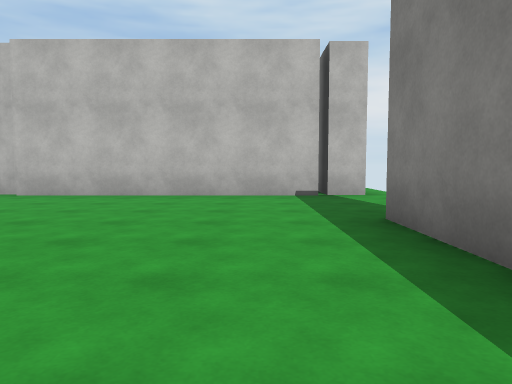
view 1 (above)

24 first-person views from a walk through a scene from a Unity 3-D project. The camera is 1.2 m above the floor, tilts 4° down and sees 70° across. Doors are open. The floor is counted in squares, 2 m on a side. Each view is taken from the middle of a square. On the plan, view 1 faces up. The plan holds only what a view shows up to about 10 squares ahead; the rest is blank. The place goes on beyond the plan. The player character is not drawn. Surface patterns are stand-ins for the level's own textures.

view 2
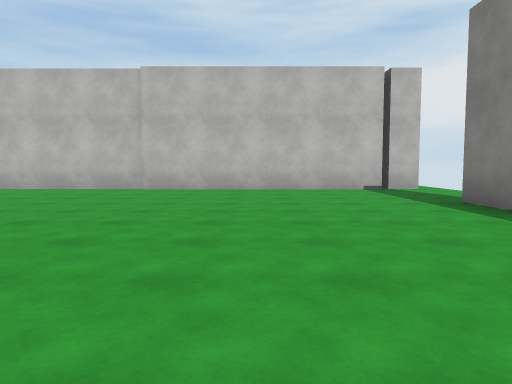

view 3
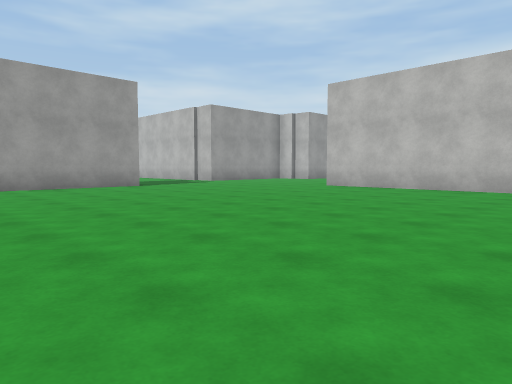

view 4
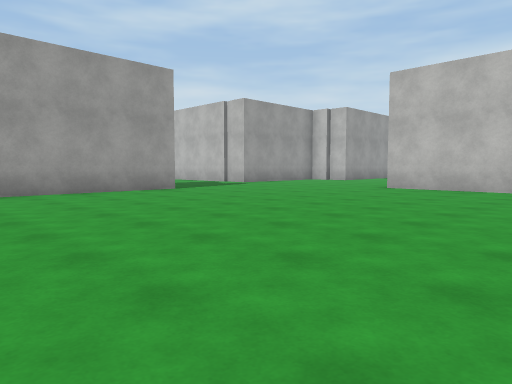

view 5
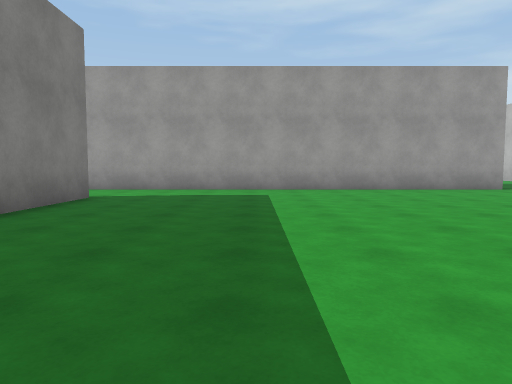

view 6
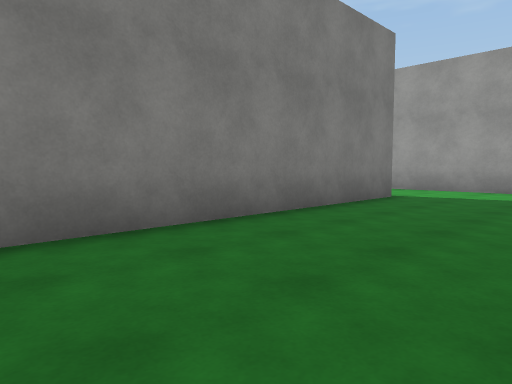

view 7
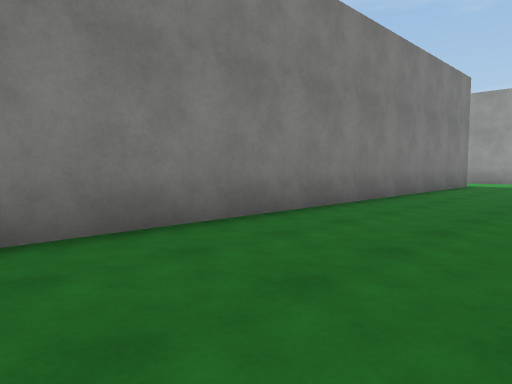

view 8
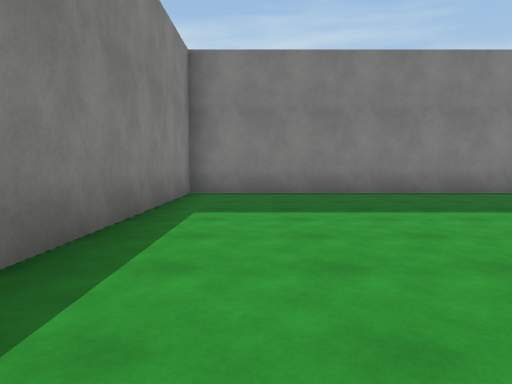

view 9
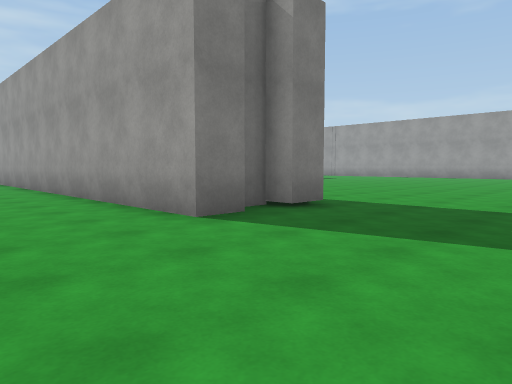

view 10
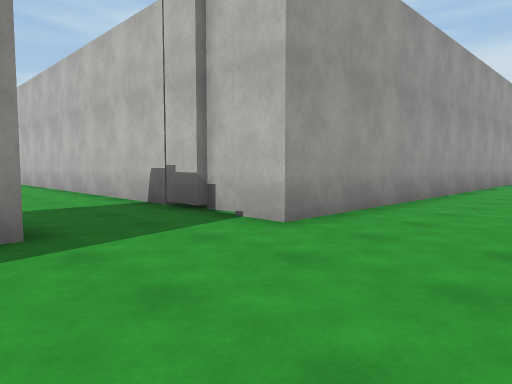

view 11
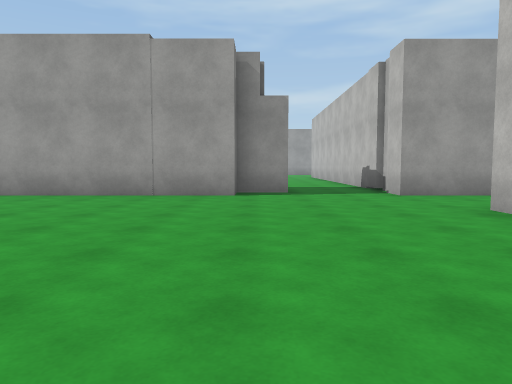

view 12
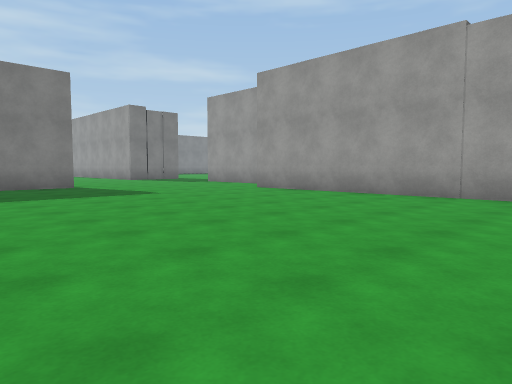

view 13
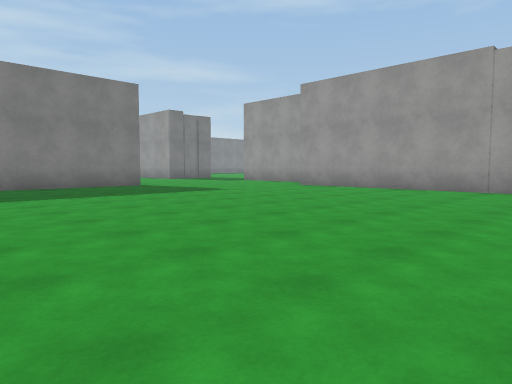

view 14
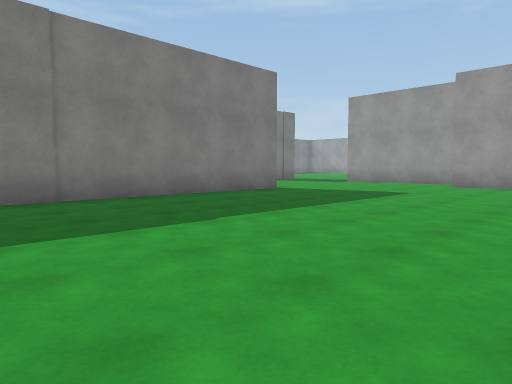

view 15
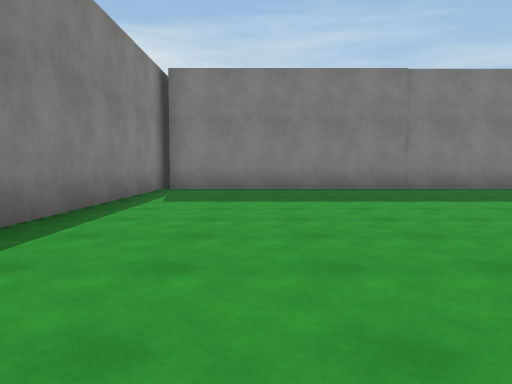

view 16
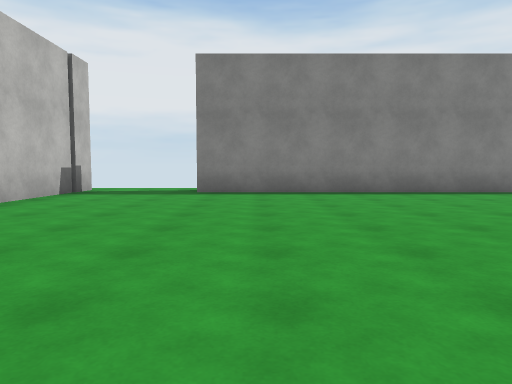

view 17
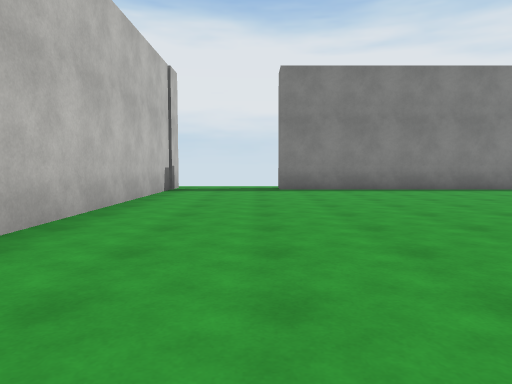

view 18
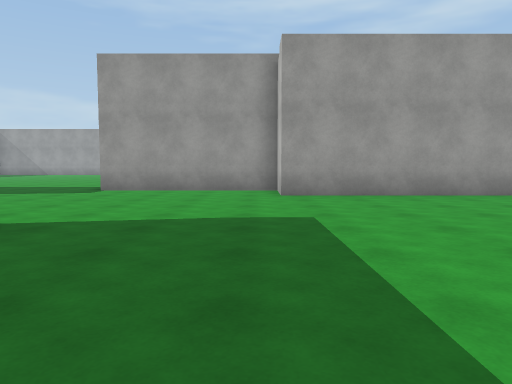

view 19
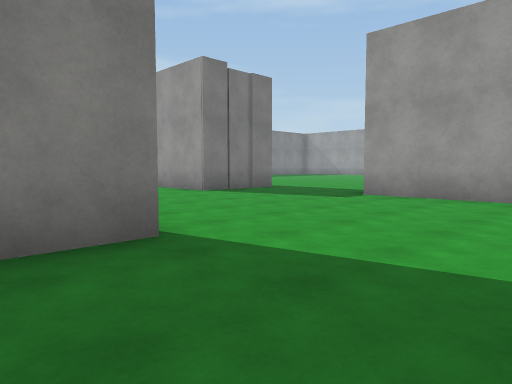

view 20
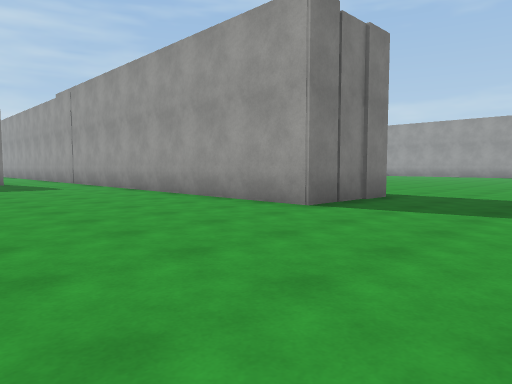

view 21
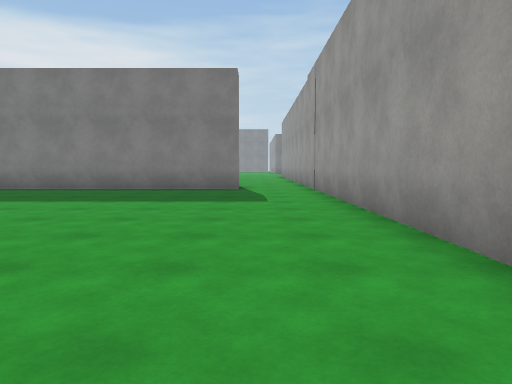

view 22
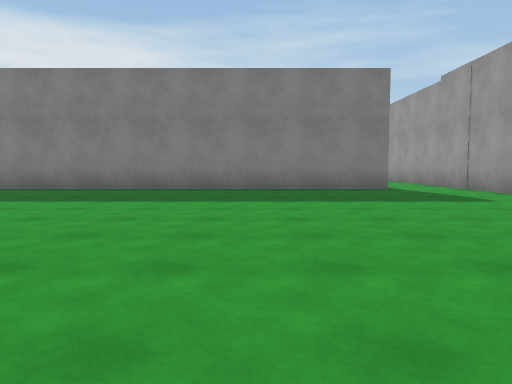

view 23
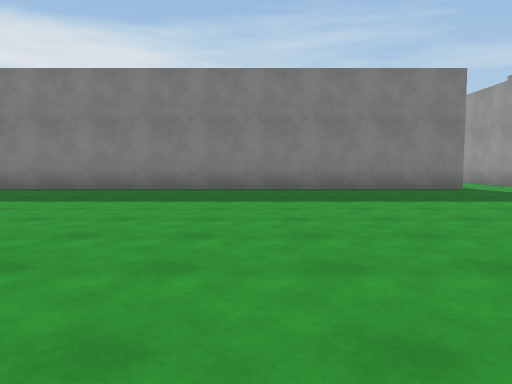

view 24
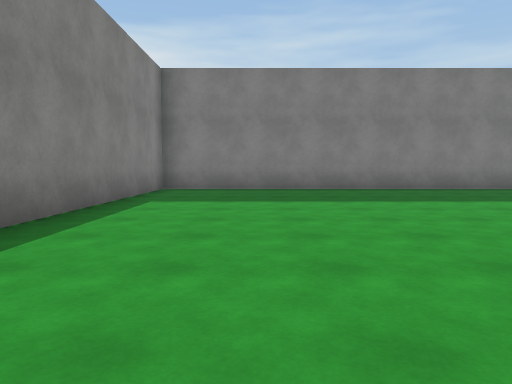

### Floor plan
Points are (right, up) in squares from view 1. A wall is a line through its corners. A room is listed if a view was taken in it or the views show most of it. See-through windows are left out.
Room 1 (views 1, 2, 3, 4, 5, 6, 7, 8, 9)
walls: (-15.4, 3.5) (-14.5, 3.5) (-14.5, -6.5); (-16.1, 3.1) (-15.6, 3.1); (-17, 3.5) (-16.1, 3.5); (-12.1, -6.2) (1.5, -6.2) (1.5, 0); (-5, 7.8) (-10.5, 7.8); (1.5, 2) (1.5, 4.3); (1.4, 7.5) (-5, 7.5); (2.4, 7.5) (1.5, 7.5)
ways out: opening at (-13.5, -7) to room 2
Room 2 (views 10, 11, 12, 13, 14, 15, 16, 17, 18, 19, 20, 21, 22, 23, 24)
walls: (-10.6, -21.8) (1.4, -21.8); (1.5, -22.1) (1.5, -10.6) (2, -10.6); (-15.5, -26.4) (-14.5, -26.4) (-14.5, -37.1); (-11.5, -7.8) (-12.1, -7.8); (-15.4, -10.2) (-15.4, -11.4) (-14.5, -11.4) (-14.5, -18.5) (-16.1, -18.5) (-16.1, -22.9); (2.4, -7.8) (-4.9, -7.8); (-14.5, -6.5) (-14.5, -8); (-12.6, -36.7) (1.5, -36.7) (1.5, -30.5)
ways out: opening at (-13.5, -7) to room 1; opening at (-16.3, -25); opening at (-15.5, -9.5)

Where each view was taken, in squares from view 1:
view 1: 0 up, 0 right, facing up
view 2: 2 down, 2 left, facing up
view 3: 2 down, 4 left, facing up-left
view 4: 2 down, 6 left, facing up-left
view 5: 3 down, 5 left, facing left
view 6: 3 down, 5 left, facing down-left
view 7: 3 down, 0 right, facing down-left
view 8: 2 up, 0 right, facing down
view 9: 7 up, 12 left, facing down-left
view 10: 11 down, 12 left, facing up-left
view 11: 11 down, 7 left, facing left
view 12: 11 down, 7 left, facing down-left
view 13: 11 down, 5 left, facing down-left
view 14: 15 down, 3 left, facing down-left
view 15: 12 down, 1 left, facing down
view 16: 12 down, 7 left, facing right
view 17: 10 down, 8 left, facing right
view 18: 19 down, 7 left, facing left
view 19: 19 down, 9 left, facing down-left
view 20: 23 down, 10 left, facing down-left
view 21: 27 down, 13 left, facing down
view 22: 27 down, 9 left, facing down
view 23: 27 down, 7 left, facing down
view 24: 27 down, 1 left, facing down
